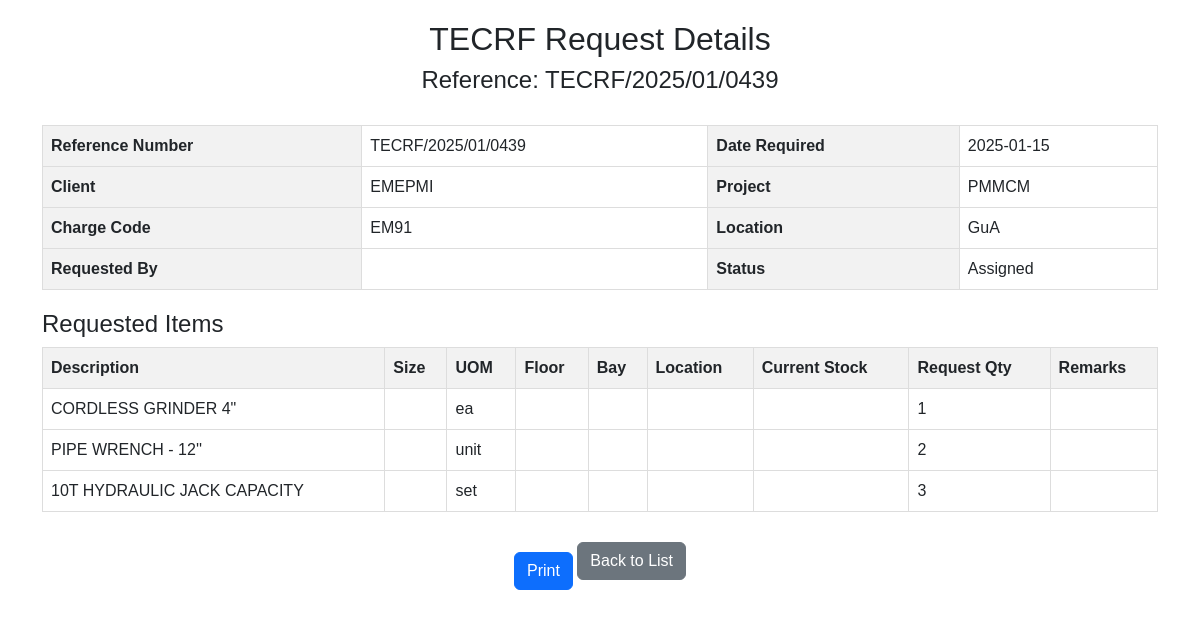
Screenshot of /user_view_tecrf.php?ref_no=TECRF/2025/01/0439 (signed in) with the database file from the repository.
### tables this page shows
CREATE TABLE `tecrf1` (
  `tecrf_id` int(11) NOT NULL,
  `user_id` int(11) DEFAULT NULL,
  `date` varchar(20) DEFAULT NULL,
  `reference_number` varchar(50) DEFAULT NULL,
  `date_request` varchar(50) NOT NULL,
  `date_required` varchar(20) DEFAULT NULL,
  `charge_code` varchar(50) DEFAULT NULL,
  `client` varchar(100) DEFAULT NULL,
  `project` varchar(100) DEFAULT NULL,
  `location` varchar(100) DEFAULT NULL,
  `status` varchar(50) NOT NULL,
  `items_assigned` tinyint(1) DEFAULT 0,
  `reassigned` tinyint(4) DEFAULT 0,
  `request_quantity` int(11) NOT NULL
);

CREATE TABLE `tecrf2` (
  `tecrf2_id` int(11) NOT NULL,
  `description` varchar(50) NOT NULL,
  `request_quantity` int(11) NOT NULL,
  `uom` varchar(20) NOT NULL,
  `user_id` int(11) NOT NULL,
  `reference_number` varchar(100) NOT NULL,
  `location` varchar(20) NOT NULL
);

### user_view_tecrf.php (the view, shortened to what this page needs)
<?php
include 'database.php';
$ref_no = $_GET['ref_no'] ?? '';
$sql = "SELECT t1.*, u.full_name
        FROM tecrf1 t1
        LEFT JOIN users u ON t1.user_id = u.user_id
        WHERE t1.reference_number = ?";
$stmt = $conn->prepare($sql);
$stmt->bind_param("s", $ref_no);
$stmt->execute();
$result = $stmt->get_result();
$request = $result->fetch_assoc();
$items_sql = "SELECT * FROM tecrf2 WHERE reference_number = ?";
$items_stmt = $conn->prepare($items_sql);
$items_stmt->bind_param("s", $ref_no);
$items_stmt->execute();
$items_result = $items_stmt->get_result();
?>
<!DOCTYPE html>
<html lang="en">
<head>
    <link href="https://cdn.jsdelivr.net/npm/bootstrap@5.3.0/dist/css/bootstrap.min.css" rel="stylesheet">
</head>
<body>
    <div class="container">
        <div class="header">
            <h2>TECRF Request Details</h2>
            <h4>Reference: <?php echo $ref_no; ?></h4>
        </div>
        <table class="detail-table">
            <tr>
                <th>Reference Number</th>
                <td><?php echo $request['reference_number']; ?></td>
                <th>Date Required</th>
                <td><?php echo $request['date_required']; ?></td>
            </tr>
            <tr>
                <th>Client</th>
                <td><?php echo $request['client']; ?></td>
                <th>Project</th>
                <td><?php echo $request['project']; ?></td>
            </tr>
            <tr>
                <th>Charge Code</th>
                <td><?php echo $request['charge_code']; ?></td>
                <th>Location</th>
                <td><?php echo $request['location']; ?></td>
            </tr>
            <tr>
                <th>Requested By</th>
                <td><?php echo $request['full_name']; ?></td>
                <th>Status</th>
                <td><?php echo $request['status']; ?></td>
            </tr>
        </table>
        <h4>Requested Items</h4>
        <table class="detail-table">
            <thead>
                <tr>
                    <th>Description</th>
                    <th>Size</th>
                    <th>UOM</th>
                    <th>Floor</th>
                    <th>Bay</th>
                    <th>Location</th>
                    <th>Current Stock</th>
                    <th>Request Qty</th>
                    <th>Remarks</th>
                </tr>
            </thead>
            <tbody>
                <?php while($item = $items_result->fetch_assoc()): ?>
                <tr>
                    <td><?php echo htmlspecialchars($item['description']); ?></td>
                    <td><?php echo htmlspecialchars($item['size']); ?></td>
                    <td><?php echo htmlspecialchars($item['uom']); ?></td>
                    <td><?php echo htmlspecialchars($item['floor']); ?></td>
                    <td><?php echo htmlspecialchars($item['bay']); ?></td>
                    <td><?php echo htmlspecialchars($item['location_code']); ?></td>
                    <td><?php echo $item['current_stock']; ?></td>
                    <td><?php echo $item['request_quantity']; ?></td>
                    <td><?php echo htmlspecialchars($item['remarks']); ?></td>
                </tr>
                <?php endwhile; ?>
            </tbody>
        </table>
        <div class="text-center">
            <button class="btn btn-primary print-btn" onclick="window.print()">Print</button>
            <a href="list_tecrf.php" class="btn btn-secondary">Back to List</a>
        </div>
    </div>
</body>
</html>

### user_view_tecrf.php (style rules this page uses)
body { font-family: Arial, sans-serif; padding: 20px; }
.header { text-align: center; margin-bottom: 30px; }
.detail-table { width: 100%; border-collapse: collapse; margin-bottom: 20px; }
.detail-table th, .detail-table td { border: 1px solid #ddd; padding: 8px; }
.detail-table th { background-color: #f2f2f2; }
.print-btn { margin-top: 20px; }

### rows the page displays
tecrf1: reference_number "TECRF/2025/01/0439", date_required "2025-01-15", client "EMEPMI", project "PMMCM", charge_code "EM91", location "GuA", status "Assigned"
tecrf2: description "CORDLESS GRINDER 4\"", uom "ea", request_quantity "1"
tecrf2: description "PIPE WRENCH - 12''", uom "unit", request_quantity "2"
tecrf2: description "10T HYDRAULIC JACK CAPACITY", uom "set", request_quantity "3"

### other values shown
$ref_no "TECRF/2025/01/0439"
